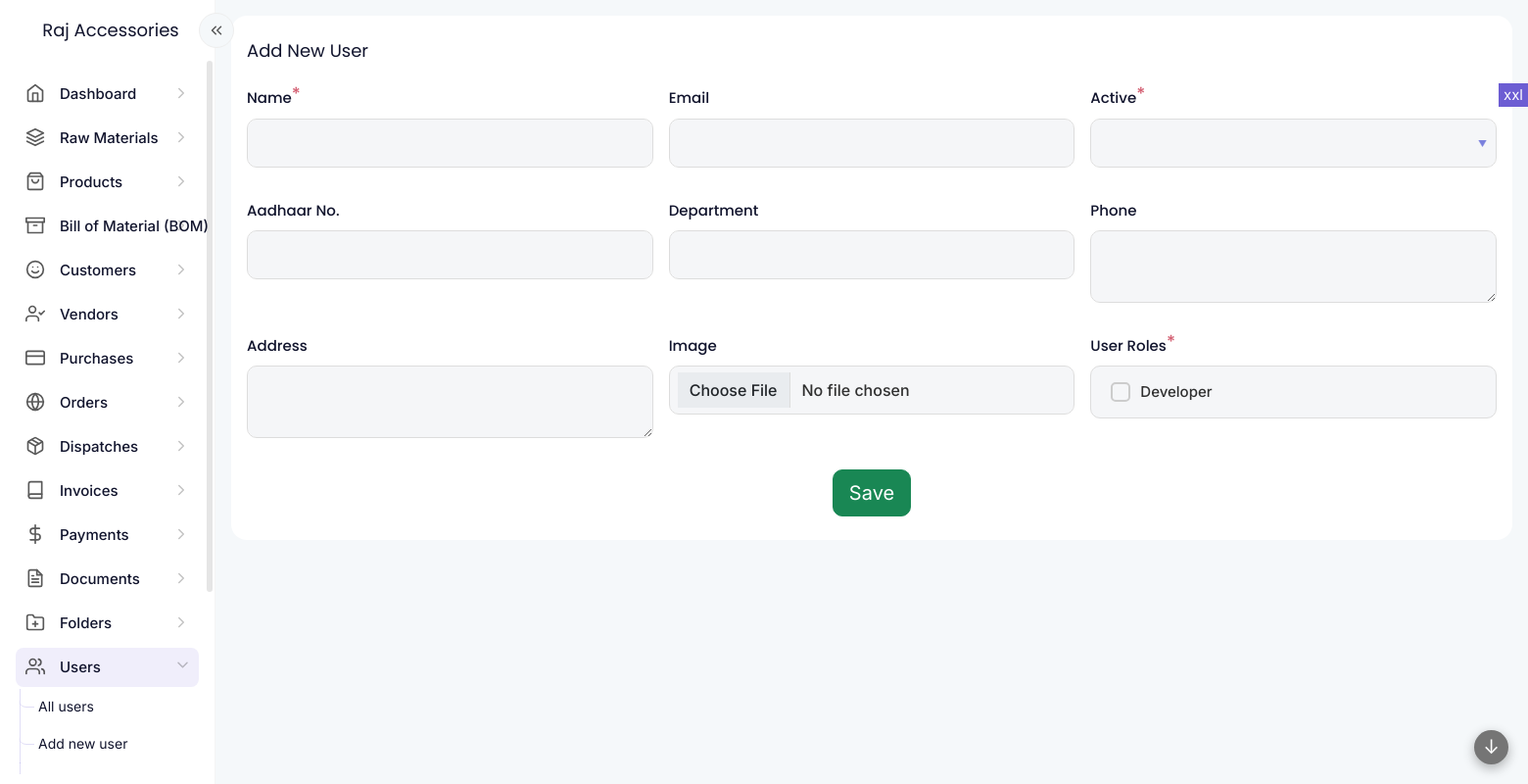
The app's page /modules/users/user-form.php (signed in), older data.
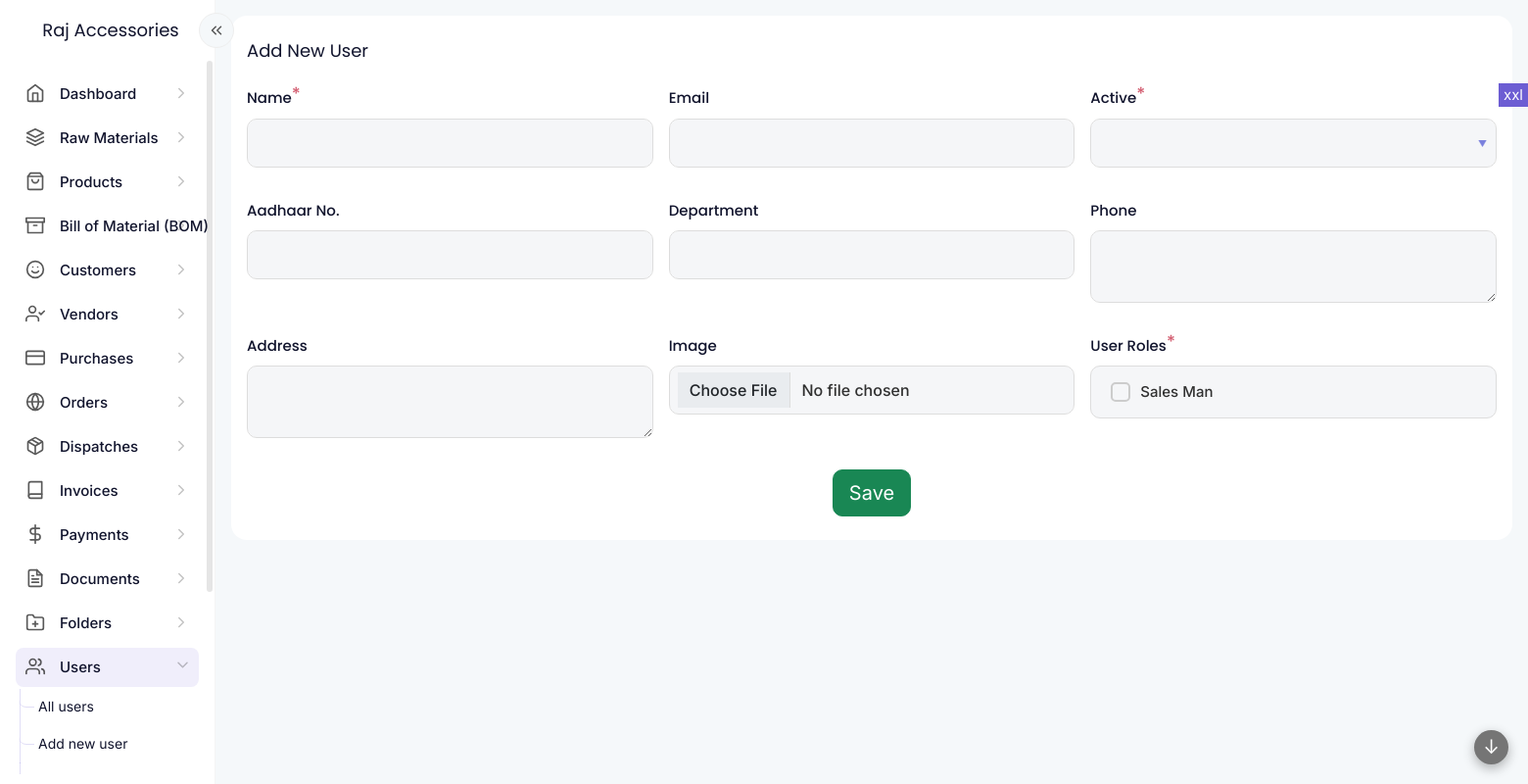
The same page, newer data.
### tables this page shows
CREATE TABLE IF NOT EXISTS `user_roles` (
  `id` int NOT NULL AUTO_INCREMENT,
  `user_role` varchar(100) NOT NULL,
  `auth_user` int NOT NULL,
  `updated` int NOT NULL,
  `created` varchar(35) DEFAULT NULL,
  PRIMARY KEY (`id`)
);

### common/functions.php (the view, shortened to what the changed rows need)
<?php
function widget_start($title = "", $class = "", $widget_title_class = "", $widget_wrapper_class = "", $options = "", $widget_options_class = "")
{
    echo '<div class="widgetwrapper col d-flex align-items-start  px-2 py-0 ' . $class . ' ">
 <div class="widget container-fluid py-4 px-3 overhide ' . $widget_wrapper_class . '">';
}
function widget_end()
{
    echo "</div>
 </div>";
}
?>
<?php
function form_field($vars, $data)
{
    $s = "";
    if ($vars["type"] == "submit") {
        $s = '<div class="' . $vars["class"] . '">';
        $s .= '<input type="submit" name="' . $vars["key"] . '" value="' . $vars["name"] . '" class="btn btn-success btn-lg">';
        $s .= '</div>';
    }
    else {
        $show_as_field = true;
        if ($show_as_field) {
            $parent_class = "";
            $s = '<div class="' . $vars["class"] . ' ' . $parent_class . '"><label for="' . $vars["key"] . '" class="form-label">' . $vars["name"] . '';
            $required = (isset($vars["required"]) && $vars["required"] == true) ? true : false;
            if ($required) {
                $s .= '<sup>*</sup>';
            }
            $s .= '</label>';
        }
        if ($vars["type"] == "display") {
            $s .= '<div class="form-display" name="' . $vars["key"] . '" id="' . $vars["key"] . '">' . get_value($data, $vars["key"]) . '</div>';
        }
        else if ($vars["type"] == "text") {
            $s .= '<input type="text" class="form-control" name="' . $vars["key"] . '" id="' . $vars["key"] . '" value="' . htmlspecialchars(get_value($data, $vars["key"])) . '" ' . ($required ? "required" : "") . '>';
            $s .= '<div class="invalid-feedback">Incorrect ' . $vars["name"] . ' value</div>';
        }
        else if ($vars["type"] == "hidden") {
            $s .= '<input type="hidden" class="form-control" name="' . $vars["key"] . '" id="' . $vars["key"] . '" value="' . get_value($data, $vars["key"]) . '" ' . '>';
        }
        else if ($vars["type"] == "textarea") {
            $s .= '<textarea class="form-control" name="' . $vars["key"] . '" id="' . $vars["key"] . '" ' . ($required ? "required" : "") . '>' . get_value($data, $vars["key"]) . '</textarea>';
            $s .= '<div class="invalid-feedback">Incorrect ' . $vars["name"] . ' value</div>';
        }
        else if ($vars["type"] == "number") {
            $maxno = "";
            $s .= '<input type="number" class="form-control" step="any" name="' . $vars["key"] . '" id="' . $vars["key"] . '" ' . $maxno . ' value="' . get_value($data, $vars["key"]) . '" ' . ($required ? "required" : "") . '>';
            $s .= '<div class="invalid-feedback">Incorrect ' . $vars["name"] . ' value</div>';
        }
        else if ($vars["type"] == "select") {
            $s .= '<select class="form-control" readonly name="' . $vars["key"] . '" id="' . $vars["key"] . '" ' . ($required ? "required" : "") . '>';
            $sel = get_value($data, $vars["key"]);
            $s .= select_options($vars["options"], $sel);
            $s .= '</select><div class="invalid-feedback">Incorrect ' . $vars["name"] . ' value</div>';
        }
        else if ($vars["type"] == "multi-checkbox") {
            $s .= '<div class="multi-check-list">';
            foreach ($vars["options"] as $k => $v) {
                $sel = "";
                $optid = $vars["option_id"];
                $optlabel = $vars["option_label"];
                $s .= '<input type="checkbox" ' . $sel . ' class="form-check-input" name="' . $vars["key"] . '[]" id="' . $vars["key"] . '-' . $v[$optid] . '" value="' . $v[$optid] . '"><label for="' . $vars["key"] . '-' . $v[$optid] . '">' . $v[$optlabel] . '</label><br>';
            }
            $s .= '</div>';
        }
        else if ($vars["type"] == "image-file") {
            $s .= '<input type="file" class="form-control" name="' . $vars["key"] . '" id="' . $vars["key"] . '" ' . ($required ? "required" : "") . '>';
            $s .= '<div class="invalid-feedback">Invalid ' . $vars["name"] . '</div>';
        }
        if ($show_as_field) {
            $s .= '</div>';
        }
    }
    return $s;
}
function fetch_data($vars)
{
    global $conn;
    $table = $vars["table"];
    $cols = $vars["columns"];
    $order = $vars["order"];
    $limit = $vars["limit"];
    $condition = $vars["condition"];
    if (trim($order) != '') {
        if (strpos($order, " DESC") !== false || strpos($order, " ASC") !== false) {
            $order = ' ORDER BY ' . trim($order) . ' ';
        } else {
            $order = ' ORDER BY ' . trim($order) . ' ASC ';
        }
    }
    $ret = [];
    $sql = ' SELECT ' . $cols . ' FROM ' . $table . ' ' . $condition . ' ' . $order . ' ' . $limit . ' ';
    $querystr = $conn->query($sql);
    $totrows = mysqli_num_rows($querystr);
    if ($totrows > 0) {
        $inc = 0;
        while ($result = mysqli_fetch_object($querystr)) {
            foreach ($result as $key => $value) {
                $ret[$inc][$key] = $value;
            }
            $inc = $inc + 1;
        }
    }
    return $ret;
}

Row changes from the older to the newer data that the page shows:
removed user_roles: user_role "Developer"
added user_roles: user_role "Sales Man"
